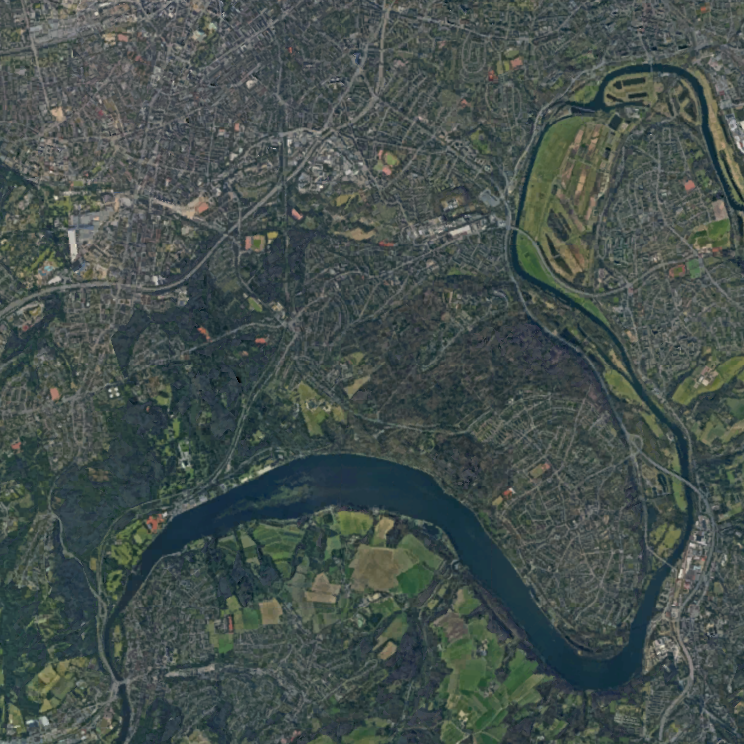
#> input picture essen.png, 744 x 744 px
$ python main.py
#> lines starting #> are read from the running program, lines starting #| are printed output that depends on the picture
#> the answer given: essen.png
import io

import PIL
import matplotlib.image as img
from sklearn.cluster import KMeans
import matplotlib.pyplot as plt
import numpy as np


def read_image_as_jpg(file):
#> called with file = 'essen.png'
    image_read = PIL.Image.open(file)
#> image_read is the input picture: PIL image 744x744 RGB; mean R, G, B 69.7, 80.9, 77.3
    image_format = image_read.format
#> image_format = 'PNG'

    if image_format == 'JPEG':
        image = img.imread(file, format='jpg')

    else:
        io_bytes = io.BytesIO()
        image_converted = image_read.convert('RGB')
        image_converted.save(io_bytes, format='JPEG')
        image = img.imread(io_bytes, format='jpg')

    return image


def normalize_image(image):
    red_values = image[:, :, 0]
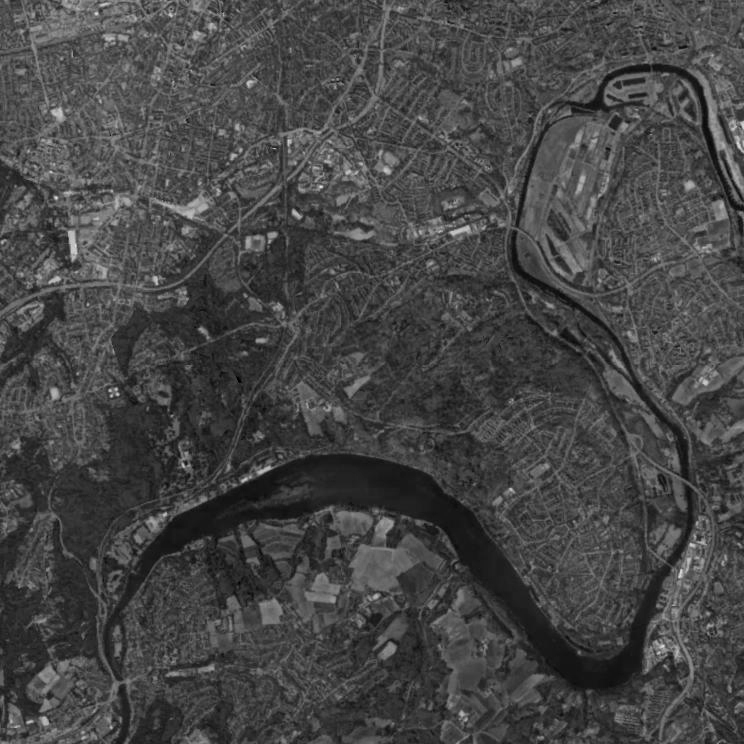
#> red_values: shape (744, 744); min 0, max 226, mean 69.6
    green_values = image[:, :, 1]
    blue_values = image[:, :, 2]
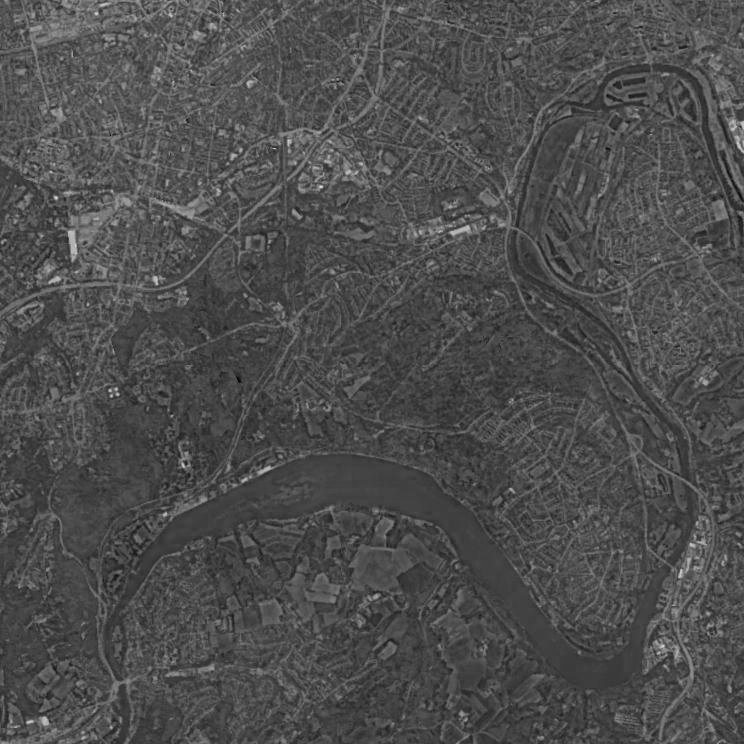
#> blue_values: shape (744, 744); min 4, max 222, mean 77.4

    sum_of_rgb_values = red_values.astype(int) + green_values.astype(int) + blue_values.astype(int)
    sum_of_rgb_values[sum_of_rgb_values == 0] = 1

    normalized_image = image.copy()

    normalized_image[:, :, 0] = red_values / sum_of_rgb_values * 255.0
    normalized_image[:, :, 1] = green_values / sum_of_rgb_values * 255.0
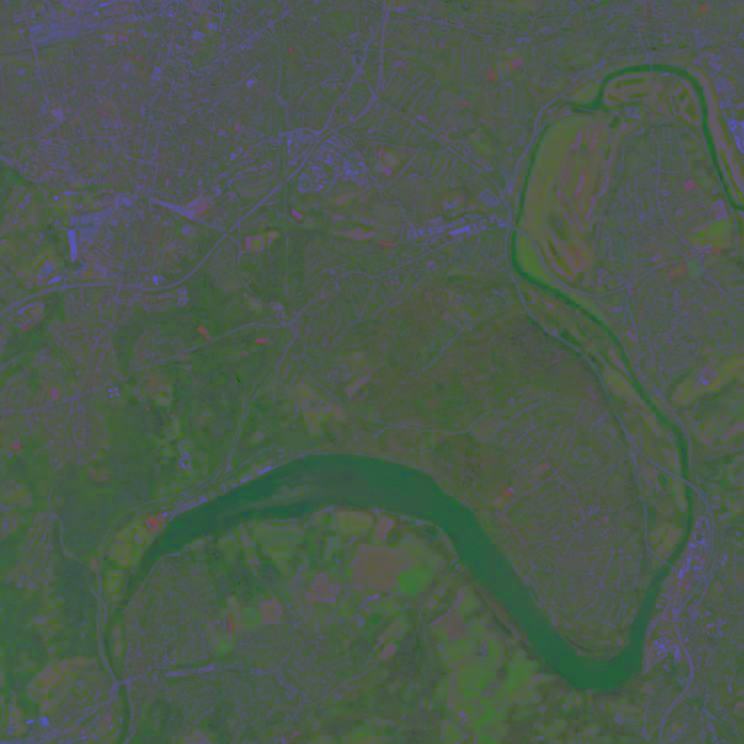
#> normalized_image: shape (744, 744, 3); mean R, G, B 75.6, 90.4, 77.4
    normalized_image[:, :, 2] = blue_values / sum_of_rgb_values * 255.0
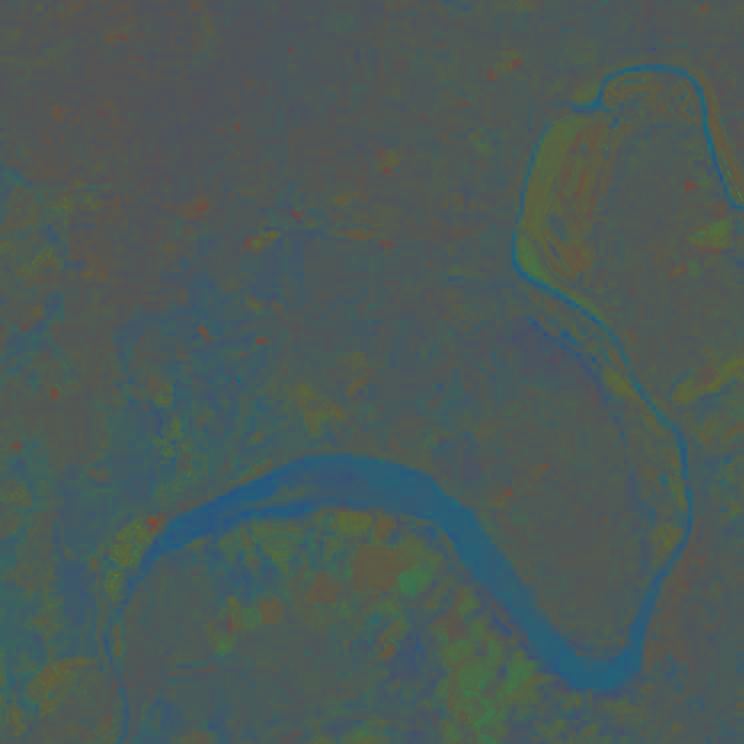
#> normalized_image: shape (744, 744, 3); mean R, G, B 75.6, 90.4, 87.5

    return normalized_image


def cluster(image):
    pixels = image.reshape((image.shape[0] * image.shape[1], 3))

    initial_cluster_centers = np.array([[67, 90, 94], [87, 93, 73], [48, 89, 144], [76, 100, 76], [78, 89, 85]])
    k_means_result = KMeans(n_clusters=5, n_init=1, init=initial_cluster_centers).fit(pixels)
    labels = k_means_result.labels_

    return labels


def generate_clustered_image(labels, image):
    labels = labels.reshape(image.shape[0], image.shape[1])
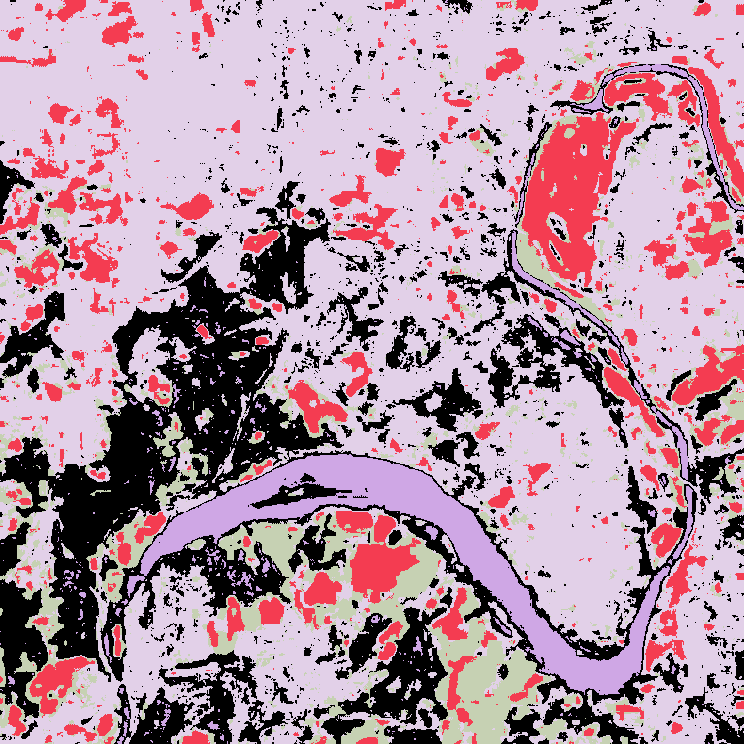
#> labels: shape (744, 744) int32; 5 distinct labels, from 0 to 4; one colour per label, 0 black
    result = image.copy()

    color_red = [255, 0, 0]
    color_green = [0, 255, 0]
    color_blue = [0, 0, 255]
    color_dark_green = [0, 100, 0]

    result[np.where(labels == 2)] = color_blue
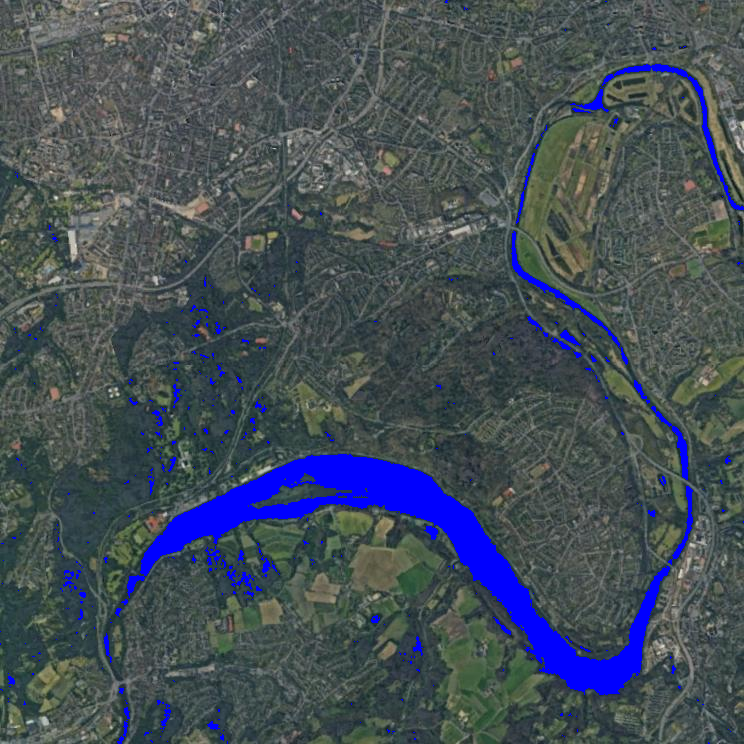
#> result: shape (744, 744, 3); mean R, G, B 68.3, 78.3, 87.3
    result[np.where(labels == 4)] = color_red
    result[np.where(labels == 0)] = color_dark_green
    result[np.where(labels == 1)] = color_green
    result[np.where(labels == 3)] = color_green
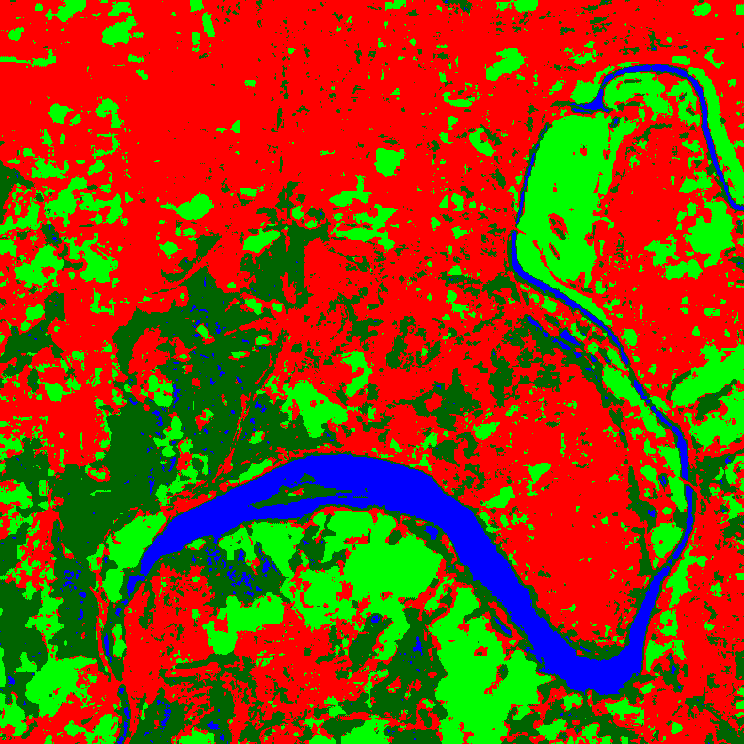
#> result: shape (744, 744, 3); mean R, G, B 138.4, 70.8, 13.1

    return result


def show_image(result):
    plt.imshow(result)
    plt.axis("off")
    plt.show()


def save_image(result, name):
    save_under_path = name + "_clustered.png"
    plt.imsave(save_under_path, result)
    print("Result saved as " + save_under_path)


if __name__ == '__main__':
    path_to_image = input("Please enter the image path: ")

    image_jpg = read_image_as_jpg(path_to_image)
    image_normalized = normalize_image(image_jpg)

    labels = cluster(image_normalized)
    result_image = generate_clustered_image(labels, image_jpg)

    show_image(result_image)
    save_image(result_image, path_to_image)
